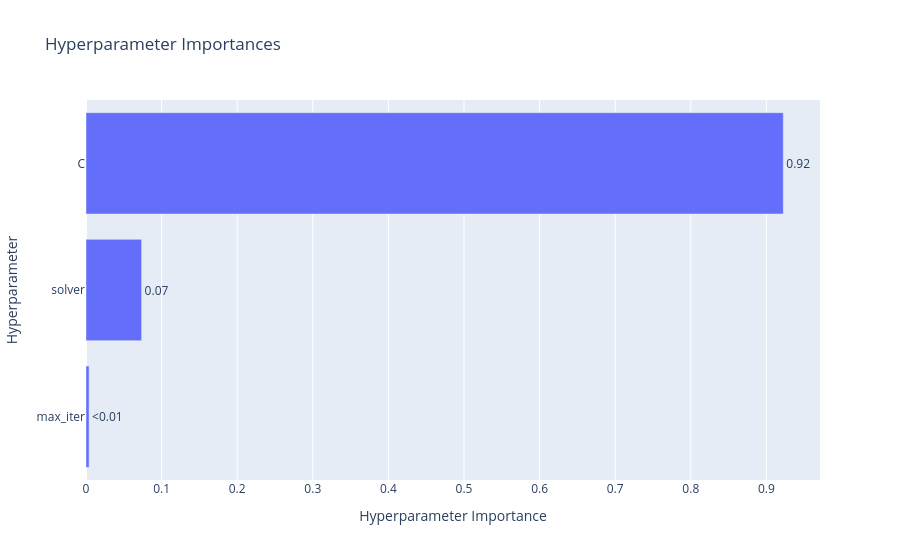
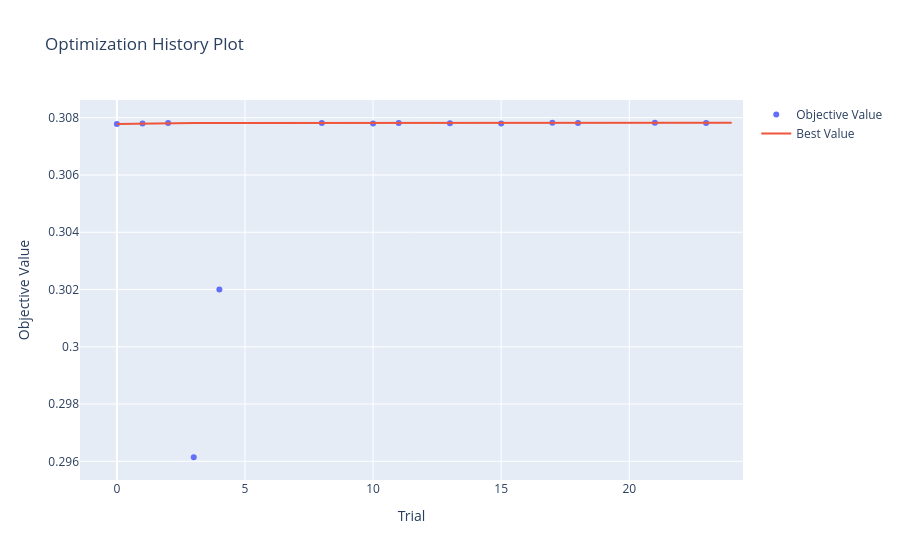

Notebook code cell kept with these figures, in order:
### Code cell
from optuna.visualization import plot_param_importances, plot_optimization_history

fig_imp = plot_param_importances(study)
fig_imp.show()

fig_hist = plot_optimization_history(study)
fig_hist.show()

### Figure 1 — Plotly figure (JSON) as saved in the notebook; plotly's stock layout.template omitted (floating-point values rounded to 4 significant figures)
{"data": [{"cliponaxis": false, "hovertemplate": ["max_iter (IntDistribution): 0.004067131161625671<extra></extra>", "solver (CategoricalDistribution): 0.07357353138635599<extra></extra>", "C (FloatDistribution): 0.9223593374520183<extra></extra>"], "name": "Objective Value", "orientation": "h", "text": ["<0.01", "0.07", "0.92"], "textposition": "outside", "type": "bar", "x": [0.004067, 0.07357, 0.9224], "y": ["max_iter", "solver", "C"]}], "layout": {"title": {"text": "Hyperparameter Importances"}, "xaxis": {"title": {"text": "Hyperparameter Importance"}}, "yaxis": {"title": {"text": "Hyperparameter"}}}}

### Figure 2 — Plotly figure (JSON) as saved in the notebook; plotly's stock layout.template omitted (floating-point values rounded to 4 significant figures)
{"data": [{"mode": "markers", "name": "Objective Value", "type": "scatter", "x": [0, 1, 2, 3, 4, 8, 10, 11, 13, 15, 17, 18, 21, 23], "y": [0.3078, 0.3078, 0.3078, 0.2961, 0.302, 0.3078, 0.3078, 0.3078, 0.3078, 0.3078, 0.3078, 0.3078, 0.3078, 0.3078]}, {"mode": "lines", "name": "Best Value", "type": "scatter", "x": [0, 1, 2, 3, 4, 5, 6, 7, 8, 9, 10, 11, 12, 13, 14, 15, 16, 17, 18, 19, 20, 21, 22, 23, 24], "y": [0.3078, 0.3078, 0.3078, 0.3078, 0.3078, 0.3078, 0.3078, 0.3078, 0.3078, 0.3078, 0.3078, 0.3078, 0.3078, 0.3078, 0.3078, 0.3078, 0.3078, 0.3078, 0.3078, 0.3078, 0.3078, 0.3078, 0.3078, 0.3078, 0.3078]}, {"marker": {"color": "#cccccc"}, "mode": "markers", "name": "Infeasible Trial", "showlegend": false, "type": "scatter", "x": [], "y": []}], "layout": {"title": {"text": "Optimization History Plot"}, "xaxis": {"title": {"text": "Trial"}}, "yaxis": {"title": {"text": "Objective Value"}}}}
